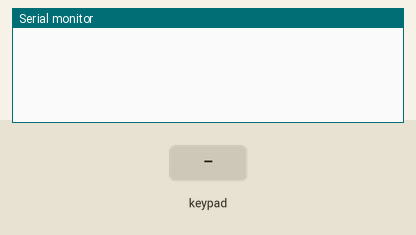
The sketch below on a simulated Arduino Uno, built with avr-gcc and run on an emulated ATmega328P. Shown: the last lines printed to the serial monitor. The inputs (shaded band) are chosen by the test bench.

Above: at 1.2 s.
1.3 s: key '*' pressed
At 2.4 s:
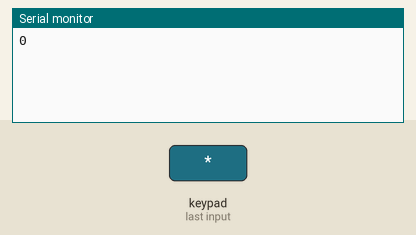
2.8 s: keypad keys 5 6 4 * pressed 0.4 s apart
At 4.5 s:
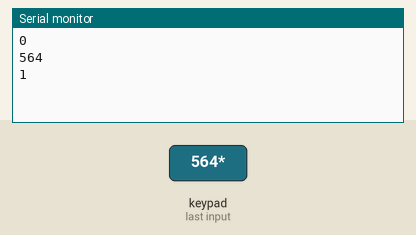
5.9 s: keypad keys 1 1 1 0 9 8 * pressed 0.4 s apart
At 8.9 s:
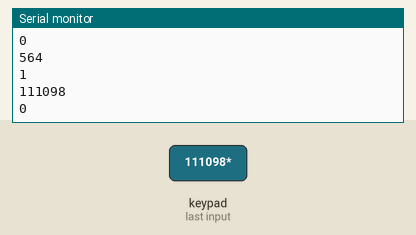
Timing chart, 0 to 10.4 s (numbered marks = the images above; inputs shaded):
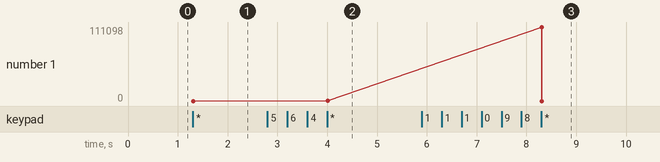

The sketch:

tableromatricial.ino
```cpp
#include <Keypad.h>

const byte rowsCount = 4;
const byte columsCount = 4;
String clave = "564";
char vector[3];
String clave2;


char keys[rowsCount][columsCount] = {
  { '1', '2', '3', 'A' },
  { '4', '5', '6', 'B' },
  { '7', '8', '9', 'C' },
  { '*', '0', '#', 'D' }
};

const byte rowPins[rowsCount] = { 11, 10, 9, 8 };
const byte columnPins[columsCount] = { 7, 6, 5, 4 };

Keypad keypad = Keypad(makeKeymap(keys), rowPins, columnPins, rowsCount, columsCount);

void setup() {
  Serial.begin(9600);

}

void loop() {

  char key = keypad.getKey();
  if (key) {
    if (key != '*') {
      clave2 = String(clave2 + key);
    }
  }

  if (key == '*') {
    Serial.println(clave2);
    validar(clave2);
    clave2 = "";


  }

  if (key == '#') {
    clave2 = "";
  }
}

void validar(String clave2){

if (clave2 == clave){
  Serial.println(1);
} else {
  Serial.println(0);
}

}
```

Measured:
- after the input at 1.3 s, the serial monitor: prints a new line at once (image 1)
- after the input at 2.8 s, the serial monitor: prints a new line after 1.2 s (image 2)
- after the input at 5.9 s, the serial monitor: prints a new line after 2.4 s (image 3)
- plotted number 1: 0 → 1 after the input at 2.8 s, 1 → 0 after the input at 5.9 s
